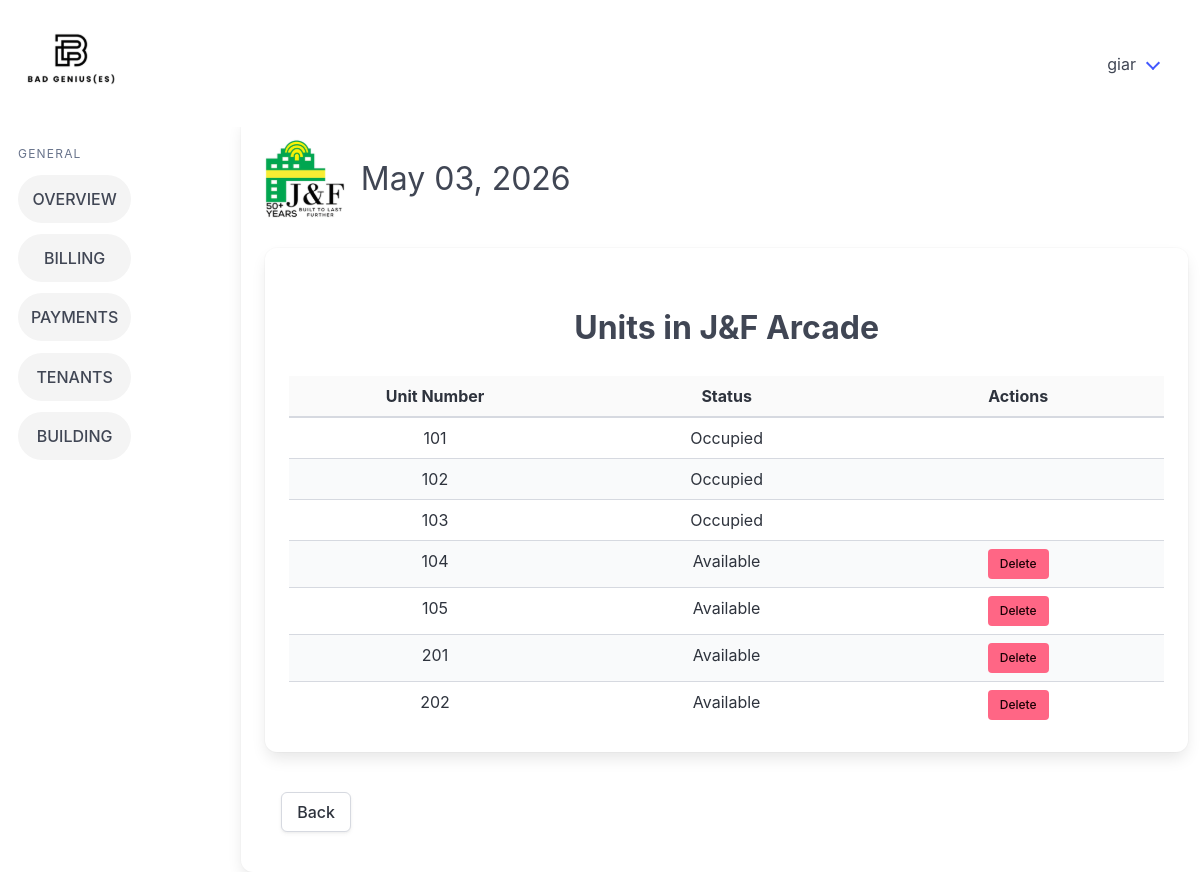
Screenshot of /view_units/3/ (signed in) with the database file from the repository.
### billingApp/models.py (models this page shows, shortened)
class Building(models.Model):
    buildingName = models.CharField(max_length=26, unique=True)
    signageCapacity = models.IntegerField(default=0)
    parkingCapacity = models.IntegerField(default=0)
    buildingAddress = models.CharField(max_length=50)
    modified_by = models.ForeignKey("Account", on_delete=models.SET_NULL, null=True, blank=True, related_name="+")
    modified_at = models.DateTimeField(auto_now=True, null=True, blank=True)
    objects = models.Manager

class Units(models.Model):
    building = models.ForeignKey(Building, on_delete=models.CASCADE)
    unitID = models.IntegerField()
    modified_by = models.ForeignKey("Account", on_delete=models.SET_NULL, null=True, blank=True, related_name="+")
    modified_at = models.DateTimeField(auto_now=True, null=True, blank=True)
    class Meta:
        unique_together = ('building', 'unitID')

### billingApp/views.py (the view)
# urls.py: path('view_units/<int:pk>/', views.view_units, name='view_units'),
@login_required
def view_units(request, pk):
    building = get_object_or_404(Building, pk=pk)
    active_leases = Lease.objects.filter(unitID=OuterRef("pk"), pastLease=False)
    units = (
        Units.objects.filter(building=building)
        .annotate(is_occupied=Exists(active_leases))
        .order_by("unitID")
    )
    date_today = get_date_today()
    return render(request, "billingApp/view_units.html", {"building": building, "units": units, "date_today": date_today})

### billingApp/views.py (called while the page is built)
def get_date_today():
    from datetime import datetime
    return datetime.now().strftime("%B %d, %Y")

### billingApp/templates/billingApp/view_units.html (shortened to what this page needs)
{% extends 'billingApp/base.html' %} {% load static %} {% block content %}
</div>
<div class="card card3">
    <div class="card-content has-text-centered">
        <h1 class="is-size-3 has-text-weight-bold p-5 mt-2">
            Units in {{ building.buildingName }}
        </h1>
        <div style="max-height: 400px; overflow-y: auto;">
            <table class="table is-fullwidth is-striped is-hoverable has-text-centered" style="table-layout: fixed;">
                <thead style="position: sticky; top: 0; background-color: white;">
                    <tr>
                        <th style="width:50%" class="has-text-centered">Unit Number</th>
                        <th style="width:50%" class="has-text-centered">Status</th>
                        <th style="width:50%" class="has-text-centered">Actions</th>
                    </tr>
                </thead>
                <tbody>
                    {% for unit in units %}
                    <tr>
                        <td>{{ unit.unitID }}</td>
                        <td>
                            {% if unit.is_occupied %}
                                Occupied
                            {% else %}
                                Available
                            {% endif %}
                        </td>
                        <td>
                            {% if not unit.is_occupied %}
                                <form method="POST" action="{% url 'delete_unit' pk=unit.pk %}">
                                    <button type="submit" class="button is-small is-danger">Delete</button>
                                </form>
                            {% endif %}
                        </td>
                    </tr>
                    {% empty %}
                    <tr>
                        <td colspan="3">No units found for this building.</td>
                    </tr>
                    {% endfor %}
                </tbody>
            </table>
        </div>
    </div>
</div>
<div class="columns is-justify-content-center p-4">
        <div class="column is-12">
            <a class="button" href="{% url 'building_details' pk=building.pk %}">Back</a>
        </div>
    </div>
{% endblock %}

### billingApp/templates/billingApp/base.html (shortened to what this page needs)
{% load static %}
<!doctype html>
<html lang="en">
  <head>
    <link rel="stylesheet" href="{% static 'billingApp/css/style.css' %}" />
    <link rel="stylesheet" href="https://cdn.jsdelivr.net/npm/bulma@1.0.4/css/bulma.min.css" />
  </head>
  <body>
    <nav class="navbar p-5" role="navigation" aria-label="main navigation">
      <div class="navbar-brand">
        <a class="" href="{% url 'home_page' %}">
        </a>
      </div>
      <div id="navbarBasicExample" class="navbar-menu">
        <div class="navbar-end">
          <div class="navbar-item has-dropdown is-hoverable">
            <a class="navbar-link">{{ user.username }}</a>
          </div>
        </div>
      </div>
    </nav>
    <div class="columns">
      <aside class="menu">
        <p class="menu-label">General</p>
        <ul class="menu-list">
          <li><a href="{% url 'home_page' %}" class="sidebarItems button is-light is-rounded is-fullwidth">OVERVIEW</a></li>
          <li><a href="{% url 'billing_records_main' %}" class="sidebarItems button is-light is-rounded is-fullwidth">BILLING</a></li>
          <li><a href="{% url 'payments_main' %}" class="sidebarItems button is-light is-rounded is-fullwidth">PAYMENTS</a></li>
          <li><a href="{% url 'tenants_main' %}" class="sidebarItems button is-light is-rounded is-fullwidth">TENANTS</a></li>
          <li><a href="{% url 'buildings_main' %}" class="sidebarItems button is-light is-rounded is-fullwidth">BUILDING</a></li>
        </ul>
      </aside>
      {% block logo %}
      <div class="card card1">
        <div class="card-content">
          <div class="columns is-4">
            <div class="column is-1">
            </div>
            <div class="column">
              <h1 class="is-size-3 pt-4 pl-4">{{ date_today }}</h1>
            </div>
    {% endblock %} {% block content %} {% endblock %}
  </body>
</html>

### billingApp/static/billingApp/css/style.css (style rules this page uses)
.menu { position: sticky; display: inline-block; vertical-align: top; max-height: 100vh; overflow-y: auto; width: 200px; top: 0; bottom: 0; padding: 30px; }
.menu .menu-list li { margin-bottom: 0.7rem; }
.menu .menu-list li a { padding: 0.75rem 0.9rem; }
.card1 { margin-left: 80px !important; width: 1200px !important; }
.card3 { min-height: 500px !important; }
thead { background-color: #fafafa !important; }
.sidebarItems { background-color: #f4f4f4 !important; }

### rows the page displays
Building: buildingName "J&F Arcade"
Units: unitID "101", shows "Occupied"
Units: unitID "102", shows "Occupied"
Units: unitID "103", shows "Occupied"
Units: unitID "104", shows "Available", shows "Delete"
Units: unitID "105", shows "Available", shows "Delete"
Units: unitID "201", shows "Available", shows "Delete"
Units: unitID "202", shows "Available", shows "Delete"

### other values shown
{{ user.username }} "giar"
{{ date_today }} "May 03, 2026"
